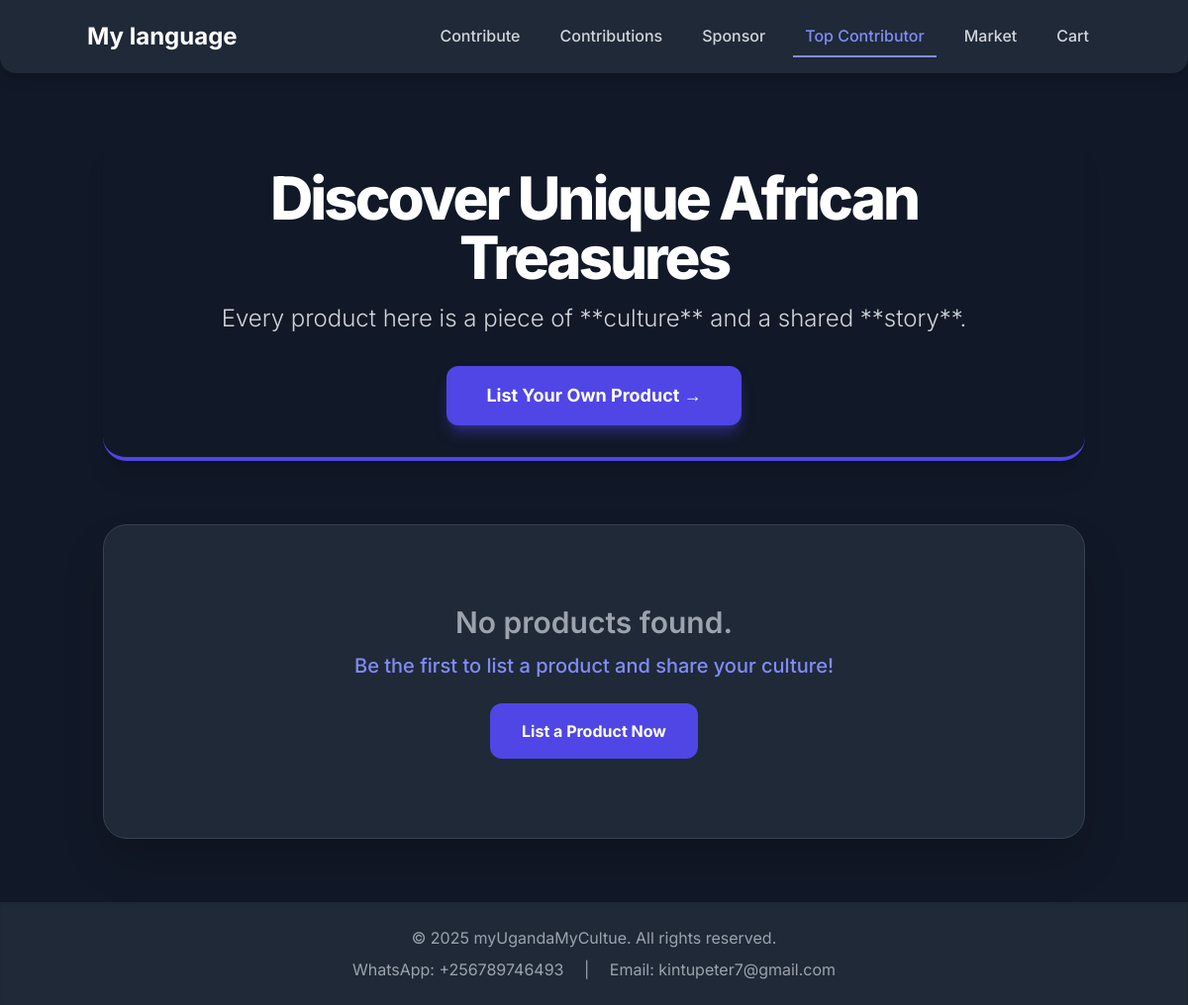
/eshop/ (signed in), run on an earlier commit of the app's database.
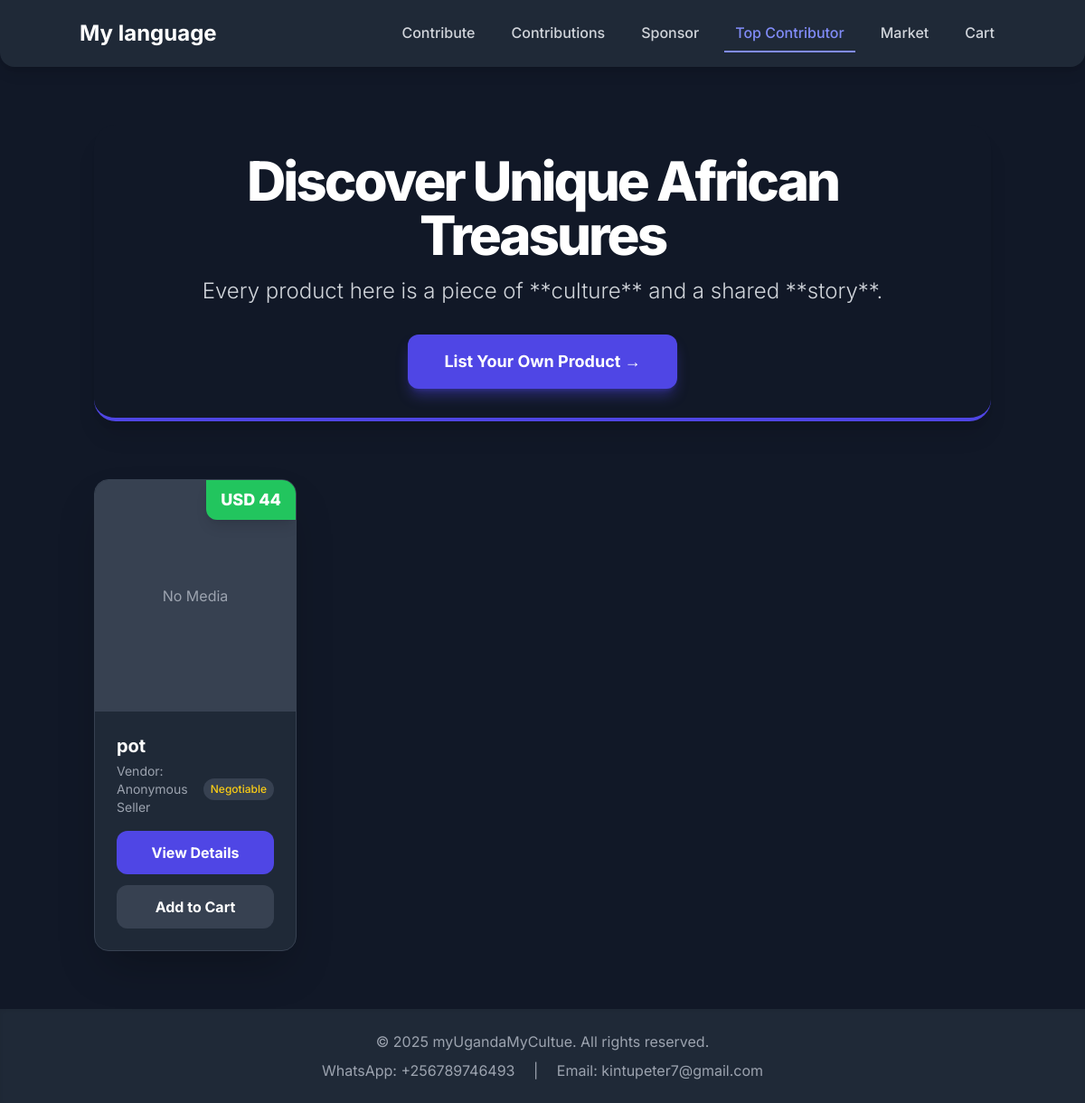
And on a later commit of the database.
### eshop/models.py (models this page shows, shortened)
class Product(models.Model):
    image = CloudinaryField('image', blank=True, null=True)
    video = CloudinaryField('video', resource_type='video', blank=True, null=True) # NEW: Added video field
    negotiated_price = models.DecimalField(max_digits=10, decimal_places=2, null=True, blank=True)
    slug = models.SlugField(max_length=100, unique=True, blank=True)
    name = models.CharField(max_length=200)
    description = models.TextField()
    price = models.DecimalField(max_digits=10, decimal_places=2, null=True, blank=True)
    is_negotiable = models.BooleanField(default=False)
    vendor_name = models.CharField(max_length=100, default='Anonymous Seller')
    whatsapp_number = models.CharField(max_length=20)
    tiktok_url = models.URLField(max_length=200, null=True, blank=True)
    language_tag = models.CharField(max_length=50) # e.g., 'Luganda', 'Acholi'
    class Meta:
        ordering = ['name']

### eshop/views.py (the view)
# urls.py: path('', views.product_list, name='product_list'),
def product_list(request):
    products = Product.objects.all().order_by('-id')
    cart = get_user_cart(request)
    cart_total = cart.cart_total if cart and cart.items.exists() else 0
    return render(request, 'eshop/product_list.html', {
        'products': products,
        'cart': cart,
        'cart_total': cart_total,
    })

### eshop/views.py (called while the page is built)
def get_user_cart(request):
    session_key = request.session.session_key
    if not session_key:
        request.session.create()
        session_key = request.session.session_key
    one_week_ago = timezone.now() - timedelta(days=7)
    Cart.objects.filter(updated_at__lt=one_week_ago, is_active=False).delete()
    cart, created = Cart.objects.get_or_create(
        session_key=session_key,
        defaults={'is_active': True}
    )
    return cart

### eshop/templates/eshop/product_list.html (shortened to what this page needs)
{% extends "base.html" %}
{% load static %}
{% load cloudinary %}
{% block content %}
<div class="container mx-auto px-4 py-12">
    <header class="text-center mb-16 p-8 bg-gray-900 rounded-3xl shadow-xl border-b-4 border-indigo-600">
        <h1 class="text-5xl sm:text-6xl font-extrabold text-white leading-tight mb-4 tracking-tighter">
            Discover Unique African Treasures
        </h1>
        <p class="text-gray-300 text-xl sm:text-2xl max-w-3xl mx-auto mb-8 font-light">
            Every product here is a piece of **culture** and a shared **story**.
        </p>
        <a href="{% url 'eshop:add_product' %}" class="inline-block bg-indigo-600 hover:bg-indigo-700 text-white font-bold py-4 px-10 rounded-xl text-lg transition-all duration-300 transform hover:scale-105 shadow-lg shadow-indigo-600/40">
            List Your Own Product →
        </a>
    </header>
    <div class="grid grid-cols-1 sm:grid-cols-2 lg:grid-cols-4 xl:grid-cols-4 gap-8">
        {% for product in products %}
        <div class="bg-gray-800 rounded-2xl shadow-2xl transform hover:scale-[1.03] transition-all duration-500 overflow-hidden group border border-gray-700 hover:border-indigo-500">
            <a href="{% url 'eshop:product_detail' product.slug %}" class="block relative">
                {% if product.video %}
                    <video class="w-full h-64 object-cover" controls>
                        <source src="{{ product.video.url }}" type="video/mp4">
                        Your browser does not support the video tag.
                    </video>
                {% elif product.image %}
                  {% cloudinary_url product.image.public_id width=500 height=400 crop='fill' as image_url %}
                  <img src="{{ image_url }}" alt="{{ product.name }}" class="w-full h-64 object-cover transition-opacity duration-300 group-hover:opacity-90">
                {% else %}
                    <div class="w-full h-64 bg-gray-700 flex items-center justify-center text-gray-400">No Media</div>
                {% endif %}
                <div class="absolute top-0 right-0 bg-green-500 text-white text-lg font-extrabold px-4 py-2 rounded-bl-xl shadow-lg">
                    USD {{ product.price|floatformat:0 }}
                </div>
            </a>
            <div class="p-6">
                <a href="{% url 'eshop:product_detail' product.slug %}">
                    <h3 class="text-xl font-bold text-white mb-1 group-hover:text-indigo-400 transition-colors duration-300">{{ product.name }}</h3>
                </a>
                <p class="text-gray-400 text-sm mb-4 flex justify-between items-center">
                    <span>Vendor: {{ product.vendor_name }}</span>
                    {% if product.is_negotiable %}
                        <span class="text-yellow-400 font-medium text-xs bg-gray-700 px-2 py-1 rounded-full">Negotiable</span>
                    {% endif %}
                </p>
                <div class="space-y-3">
                    <a href="{% url 'eshop:product_detail' product.slug %}" class="w-full text-center bg-indigo-600 hover:bg-indigo-700 text-white font-bold py-3 rounded-xl transition-all duration-200 block">
                        View Details
                    </a>
                    <a href="{% url 'eshop:add_to_cart' product.id %}" class="w-full text-center bg-gray-700 hover:bg-gray-600 text-white font-bold py-3 rounded-xl transition-all duration-200 block">
                        Add to Cart
                    </a>
                </div>
            </div>
        </div>
        {% empty %}
        <div class="col-span-full text-center p-20 bg-gray-800 rounded-3xl shadow-2xl border border-gray-700">
            <h3 class="text-3xl text-gray-400 font-semibold mb-3">No products found.</h3>
            <p class="text-xl text-indigo-400 font-medium mb-6">Be the first to list a product and share your culture!</p>
            <div class="mt-6">
                <a href="{% url 'eshop:add_product' %}" class="inline-block bg-indigo-600 hover:bg-indigo-700 text-white font-bold py-4 px-8 rounded-xl transition-colors duration-200 transform hover:scale-105">
                    List a Product Now
                </a>
            </div>
        </div>
        {% endfor %}
    </div>
</div>
{% endblock %}

### templates/base.html (shortened to what this page needs)
<!DOCTYPE html>
<html lang="en">
<head>
    <script src="https://cdn.tailwindcss.com"></script>
</head>
<body class="flex flex-col min-h-screen bg-gray-900 text-gray-300">
    <header class="bg-gray-800 shadow-lg py-4 px-6 md:px-12 sticky top-0 z-50 rounded-b-2xl">
        <nav class="container mx-auto flex flex-col md:flex-row items-center justify-between">
            <div class="flex justify-between w-full md:w-auto items-center">
                <a href="{% url 'languages:contribute' %}" class="text-2xl font-bold text-white">My language</a>
            </div>
            <div id="nav-menu" class="hidden md:flex flex-col md:flex-row md:space-x-4 space-y-2 md:space-y-0 mt-4 md:mt-0 w-full md:w-auto">
                <a href="{% url 'languages:contribute' %}" class="nav-link text-gray-300 font-medium px-3 py-2 text-center">Contribute</a>
                <a href="{% url 'languages:browse_contributions' %}" class="nav-link text-gray-300 font-medium px-3 py-2 text-center">Contributions</a>
                <a href="{% url 'languages:sponsor' %}" class="nav-link text-gray-300 font-medium px-3 py-2 text-center">Sponsor</a>
                <a href="{% url 'languages:best_contributor' %}" class="nav-link text-gray-300 font-medium px-3 py-2 text-center active">Top Contributor</a>
                <a href="{% url 'eshop:product_list' %}" class="nav-link text-gray-300 font-medium px-3 py-2 text-center">Market</a>
                <a href="{% url 'eshop:view_cart' %}" class="nav-link text-gray-300 font-medium px-3 py-2 text-center">Cart</a>
            </div>
        </nav>
    </header>
    <main class="flex-grow flex items-center justify-center p-4">
        {% block content %}
        {% endblock %}
    </main>
    <footer class="bg-gray-800 text-gray-400 py-6 text-center shadow-inner mt-auto">
        <div class="max-w-6xl mx-auto px-4 sm:px-6 lg:px-8">
            <p>&copy; 2025 myUgandaMyCultue. All rights reserved.</p>
            <div class="mt-2 space-x-4">
                <a href="https://wa.me/256789746493" class="footer-link">WhatsApp: +256789746493</a>
                <span class="hidden md:inline">|</span>
                <a href="mailto:kintupeter7@gmail.com" class="footer-link">Email: kintupeter7@gmail.com</a>
            </div>
        </div>
    </footer>
</body>
</html>

### templates/base.html (style rules this page uses)
body { font-family: 'Inter', sans-serif; }
.nav-link { transition: color 0.2s, border-bottom 0.2s; }
.nav-link.active { color: #818cf8; border-bottom: 2px solid #818cf8; }
.footer-link { transition: color 0.2s; }

What changed in the data, as far as the page shows it:
added Product: shows "No Media", price "44", name "pot", vendor_name "Anonymous Seller", is_negotiable "Negotiable"
Also different on the page:
text no longer shown: "No products found. Be the first to list a product and share your culture! List a Product Now"
